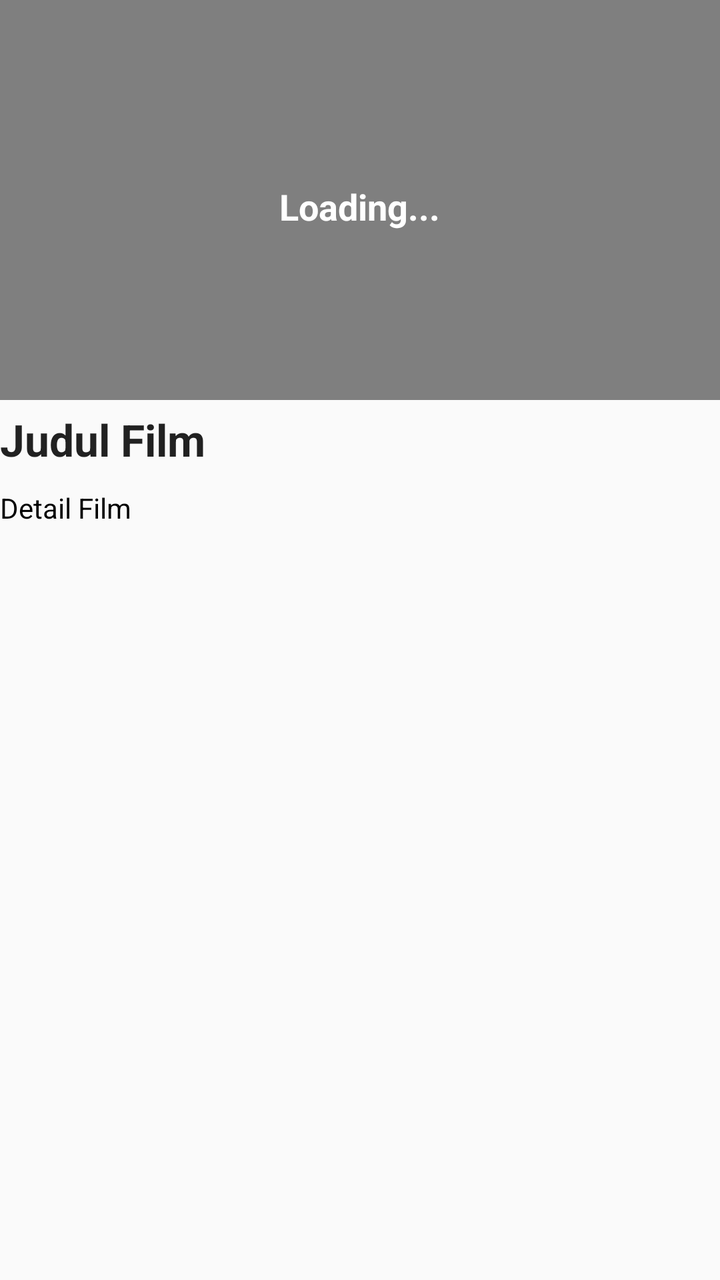
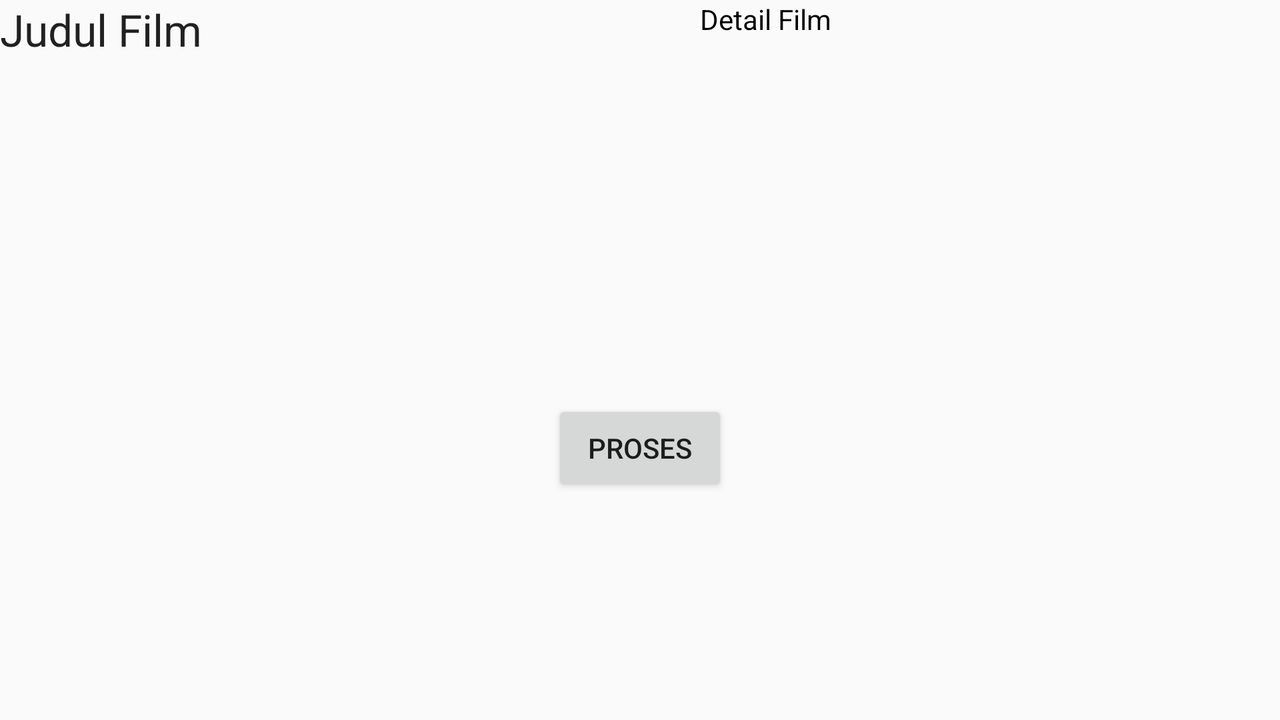

The same Android screen from two of the app's own layout files: first res/layout/ as a phone draws it, then the repository's variant for another configuration, drawn on a device whose configuration selects that folder. Both files follow.
<!-- AndroidManifest.xml: application theme AppTheme -->
<!-- res/layout/activity_film_detail_fragment.xml -->
<?xml version="1.0" encoding="utf-8"?>
<ScrollView android:layout_height="match_parent"
    android:layout_width="match_parent"
    xmlns:android="http://schemas.android.com/apk/res/android">
<FrameLayout xmlns:android="http://schemas.android.com/apk/res/android"
    xmlns:tools="http://schemas.android.com/tools"
    android:layout_width="match_parent"
    android:layout_height="match_parent"
    android:orientation="vertical"
    tools:context=".FilmDetailFragment">

    
    <RelativeLayout
        android:layout_width="wrap_content"
        android:layout_height="wrap_content">
        <VideoView
            android:id="@+id/videoView"
            android:layout_width="match_parent"
            android:layout_height="200dp"
            android:layout_alignParentTop="true"
            android:layout_centerHorizontal="true"
            />

        <TextView
            android:id="@+id/textLoading"
            android:layout_width="wrap_content"
            android:layout_height="wrap_content"
            android:layout_above="@+id/textJudul"
            android:layout_alignTop="@+id/videoView"
            android:layout_centerHorizontal="true"
            android:layout_marginTop="91dp"
            android:layout_marginBottom="84dp"
            android:text="Loading..."
            android:textColor="@android:color/white"
            android:textSize="18sp"
            android:textStyle="bold" />

        <TextView
            android:layout_marginTop="5dp"
            android:id="@+id/textJudul"
            android:textStyle="bold"
            android:layout_width="match_parent"
            android:layout_height="wrap_content"
            android:textAppearance="@style/Base.TextAppearance.AppCompat.Large"
            android:text="Judul Film"
            android:layout_below="@+id/videoView"
            />

        <ImageView
            android:id="@+id/gambar_film"
            android:layout_width="200dp"
            android:layout_height="200dp"
            android:layout_below="@+id/textDetail"/>

        <ImageView

            android:id="@+id/imgview2"
            android:layout_marginLeft="200dp"
            android:layout_below="@id/textDetail"
            android:layout_width="200dp"
            android:layout_height="200dp" />

        <TextView
            android:id="@+id/textDetail"
            android:layout_width="wrap_content"
            android:layout_height="match_parent"
            android:layout_marginTop="10dp"
            android:text="Detail Film"
            android:textColor="@color/colorBlack"
            android:layout_below="@+id/textJudul" />

        
            
            
            
            
            
            

        
            
            
            
            
            
            
            


    </RelativeLayout>
</FrameLayout>
</ScrollView>
<!-- resources referenced by this layout -->
<resources>
  <color name="colorBlack">#000000</color>
  <style name="AppTheme" parent="Theme.AppCompat.Light.DarkActionBar">
          
          <item name="colorPrimary">@color/colorPrimary</item>
          <item name="colorPrimaryDark">@color/colorPrimaryDark</item>
          <item name="colorAccent">@color/colorAccent</item>
      </style>
  <color name="colorPrimary">#FFCCFF</color>
  <color name="colorPrimaryDark">#FF99FF</color>
  <color name="colorAccent">#D81B60</color>
</resources>
<!-- res/layout-land/activity_film_detail_fragment.xml (the repository's variant of the layout above) -->
<!-- drawn on the phone turned sideways -->
<?xml version="1.0" encoding="utf-8"?>
<FrameLayout xmlns:android="http://schemas.android.com/apk/res/android"
    xmlns:tools="http://schemas.android.com/tools"
    android:layout_width="match_parent"
    android:layout_height="match_parent"
    android:orientation="horizontal"
    tools:context=".FilmDetailFragment">

    
    <RelativeLayout
        android:layout_width="wrap_content"
        android:layout_height="wrap_content">
        <TextView
            android:id="@+id/textJudul"
            android:layout_width="150dp"
            android:layout_height="50dp"
            android:textAppearance="@style/Base.TextAppearance.AppCompat.Large"
            android:text="Judul Film"/>

        <ImageView
            android:id="@+id/gambar_film"
            android:layout_width="150dp"
            android:layout_height="150dp"
            android:layout_below="@+id/textJudul"/>

        <ImageView

            android:id="@+id/imgview2"
            android:layout_marginLeft="200dp"
            android:layout_below="@id/textJudul"
            android:layout_width="150dp"
            android:layout_height="150dp" />

        <TextView
            android:id="@+id/textDetail"
            android:layout_width="match_parent"
            android:layout_height="match_parent"
            android:text="Detail Film"
            android:textColor="@color/colorBlack"
            android:layout_marginLeft="350dp"/>

        <Button
            android:layout_below="@id/gambar_film"
            android:layout_centerHorizontal="true"
            android:id="@+id/proses"
            android:layout_width="wrap_content"
            android:layout_height="wrap_content"
            android:text="PROSES"/>

    </RelativeLayout>
</FrameLayout>
